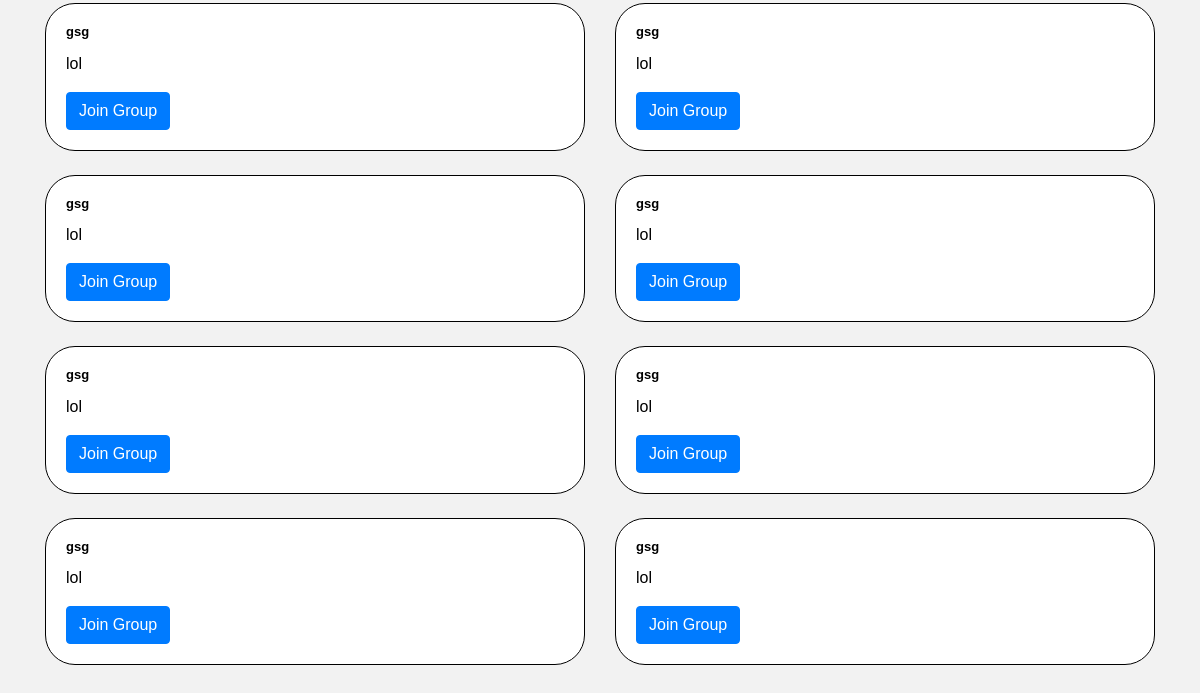
The page /all_groups/ (signed in, lower part) on the database as committed earlier.
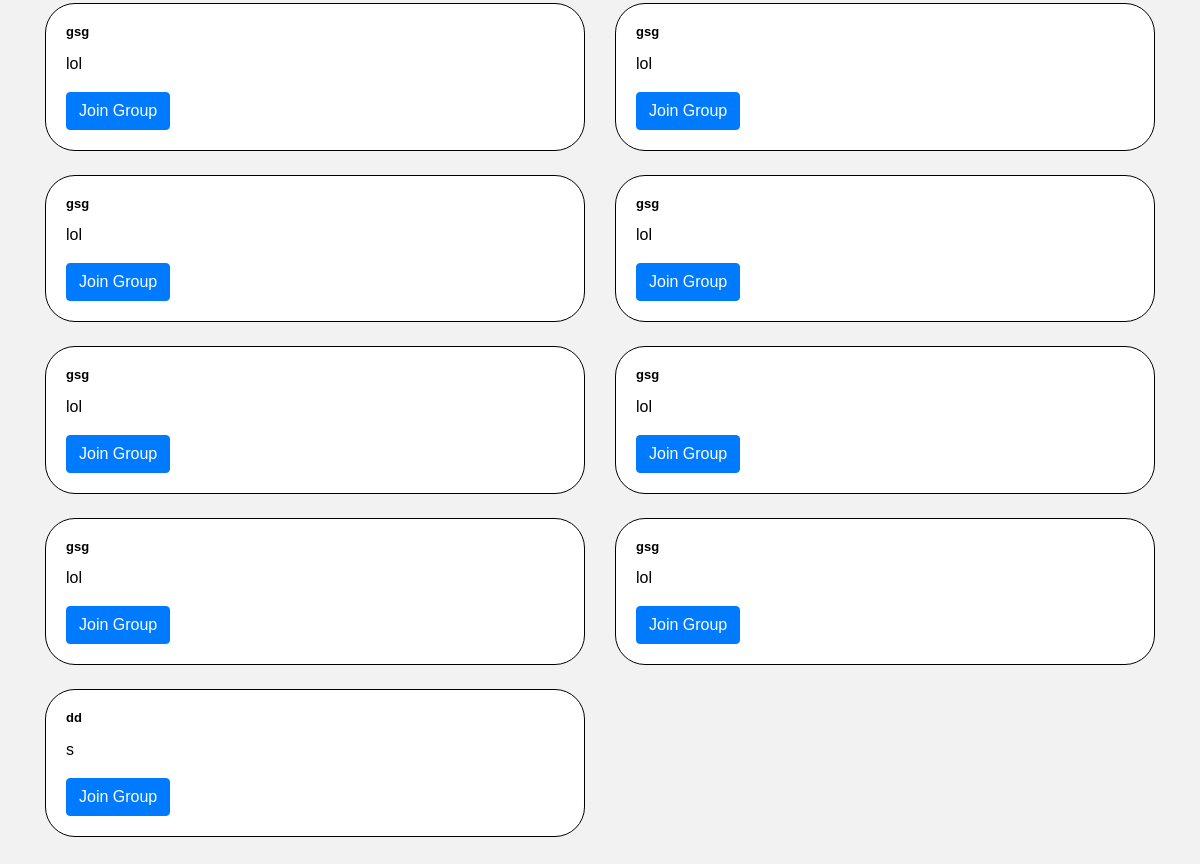
The same page on the database as committed later.
### minsocial/models.py (models this page shows, shortened)
class Group(models.Model):
    name = models.CharField(max_length=100)  # Default value for 'name'
    description = models.TextField(blank=True, null=True,)  # Default value for 'description'
    creator = models.ForeignKey(User, on_delete=models.CASCADE)
    members = models.ManyToManyField(User, related_name='group_members')

### minsocial/views.py (the view)
# urls.py: path('all_groups/', views.all_groups, name='all_groups'),
@login_required
def all_groups(request):
    user = request.user
    groups_not_belonged = Group.objects.exclude(members=user)
    return render(request, 'network/not_belonged_groups.html', {'groups_not_belonged': groups_not_belonged})

### minsocial/custom_context_processors.py (called while the page is built)
def my_groups_and_joined(request):
    if request.user.is_authenticated:
        my_groups = Group.objects.filter(creator=request.user)
        groups_i_joined = request.user.group_members.all()
    else:
        my_groups = []
        groups_i_joined = []
    return {
        'my_groups': my_groups,
        'groups_i_joined': groups_i_joined,
    }

@login_required
def user_connections(request):
    user = User.objects.get(pk=request.user.id)
    following = Follow.objects.filter(follower=user).values_list('following', flat=True)
    followers = Follow.objects.filter(following=user).values_list('follower', flat=True)
    friend_ids = set(following).intersection(followers)
    friends = User.objects.filter(id__in=friend_ids)
    return {'friends': friends}

### minsocial/templatetags/my_filters.py (called while the page is built)
@register.filter
def split_paragraphs(value):
    return value.split('\n')

### minsocial/templates/network/not_belonged_groups.html
{% extends "network/layout.html" %}
{% load custom_tags %}
{% load my_filters %}
{% load static %}
{% block body %}
{% include 'network/open-sidebar.html' %}
<div style="margin-top: 20px;" class="container">
    <div class="row">
        {% for group in groups_not_belonged %}
        <div class="col-md-6 mb-4">
            <div class="card">
                <div class="card-body">
                    <h3 class="card-title">
                        <a href="{% url 'group_detail' group.id %}">{{ group.name }}</a>
                    </h3>
                    <p class="crd-text">
                        {% if group.description %}
                        {% for paragraph in group.description|split_paragraphs %}
                            {{ paragraph|urlize|safe }}
                        {% endfor %}
                        {% endif %}
                    </p>
                    <a href="{% url 'join_group' group_id=group.id %}" class="btn btn-primary">Join Group</a>
                </div>
            </div>
        </div>
        {% endfor %}
    </div>
</div>
{% endblock %}

Rows that differ between the two databases and show on the page:
added Group: name "dd", description "s"
